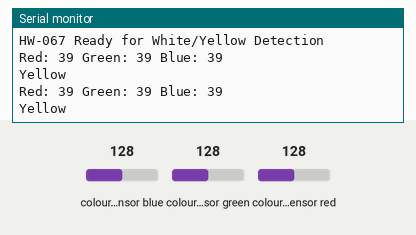
Simulated run of this sketch. Board: Arduino Mega 2560, built with avr-gcc and run on an emulated ATmega2560. Shown: the last lines printed to the serial monitor. Wiring (inferred from the names in the program): TCS3200 colour sensor: output pin 28; S2 pin 26; S3 pin 29; S0 pin 27. Inputs (shaded band) come from the test bench; at power-on: colour sensor blue 128, colour sensor green 128, colour sensor red 128.

Above: at 1.2 s.
1.3 s: colour sensor blue set to 5
At 2.6 s:
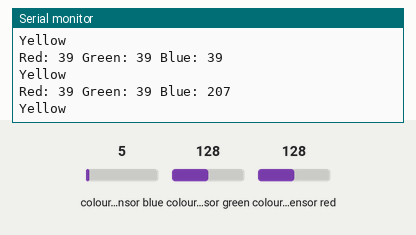
2.8 s: colour sensor green set to 5
At 3.8 s:
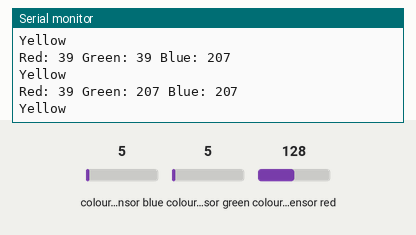
4.3 s: colour sensor red set to 5
At 5.8 s:
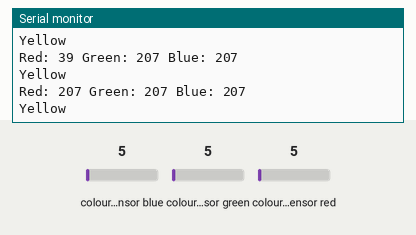

Measured:
- after the input at 1.3 s, the serial monitor: prints a new line after 0.71 s (image 1)
- after the input at 2.8 s, the serial monitor: prints a new line after 0.22 s (image 2)
- after the input at 4.3 s, the serial monitor: prints a new line after 0.72 s (image 3)

The sketch:

colour_sen.ino
```cpp
#define S0 27
#define S2 26
#define S3 29
#define OUT 28

unsigned long redFreq, greenFreq, blueFreq;

void setup() {
  pinMode(S0, OUTPUT);
  pinMode(S2, OUTPUT);
  pinMode(S3, OUTPUT);
  pinMode(OUT, INPUT);

  digitalWrite(S0, HIGH);  // 20% scaling (S1 assumed LOW)

  Serial.begin(9600);
  Serial.println("HW-067 Ready for White/Yellow Detection");
}

void readColors() {
  digitalWrite(S2, LOW);
  digitalWrite(S3, LOW);
  redFreq = pulseIn(OUT, LOW);

  digitalWrite(S2, HIGH);
  digitalWrite(S3, HIGH);
  greenFreq = pulseIn(OUT, LOW);

  digitalWrite(S2, LOW);
  digitalWrite(S3, HIGH);
  blueFreq = pulseIn(OUT, LOW);
}

void loop() {
  readColors();

  Serial.print("Red: ");
  Serial.print(redFreq);
  Serial.print(" Green: ");
  Serial.print(greenFreq);
  Serial.print(" Blue: ");
  Serial.println(blueFreq);


  if (redFreq>15 && blueFreq>15){
    Serial.println("Yellow");

  }
  else {
    Serial.println("White");

  }

  // Calibrated detection


  delay(1000);
}
```
